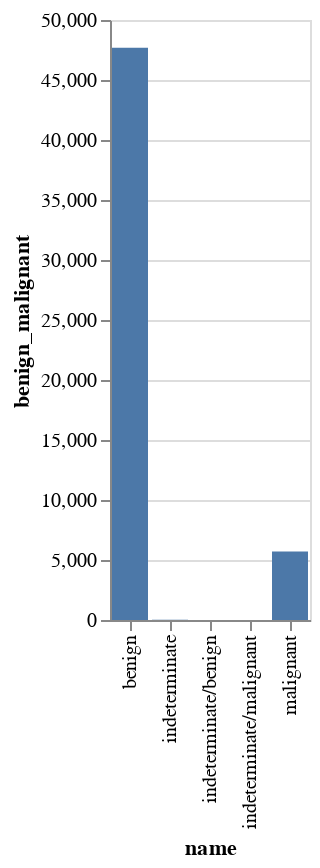

Here is the notebook cell this chart was saved with:
### Code cell
df_mal = pd.DataFrame(df_nodups.benign_malignant.value_counts())
df_mal['name'] = df_mal.index
alt.Chart(df_mal).mark_bar().encode(
    x='name',
    y='benign_malignant',
    tooltip=["name","benign_malignant"]
).interactive()

### Figure 1 — Vega-Lite specification as saved in the notebook (floating-point values rounded to 4 significant figures)
{"config": {"view": {"continuousWidth": 400, "continuousHeight": 300}}, "data": {"name": "data-6a126a7e3a431cecaf8adc3059f0fd93"}, "mark": "bar", "encoding": {"tooltip": [{"type": "nominal", "field": "name"}, {"type": "quantitative", "field": "benign_malignant"}], "x": {"type": "nominal", "field": "name"}, "y": {"type": "quantitative", "field": "benign_malignant"}}, "selection": {"selector005": {"type": "interval", "bind": "scales", "encodings": ["x", "y"]}}, "$schema": "https://vega.github.io/schema/vega-lite/v4.8.1.json", "datasets": {"data-6a126a7e3a431cecaf8adc3059f0fd93": [{"benign_malignant": 47684, "name": "benign"}, {"benign_malignant": 5714, "name": "malignant"}, {"benign_malignant": 14, "name": "indeterminate"}, {"benign_malignant": 3, "name": "indeterminate/benign"}, {"benign_malignant": 2, "name": "indeterminate/malignant"}]}}
